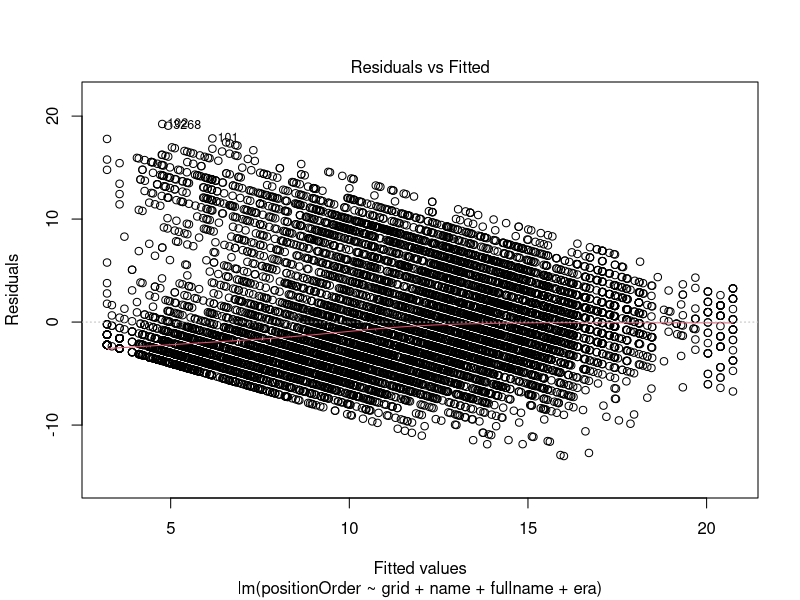
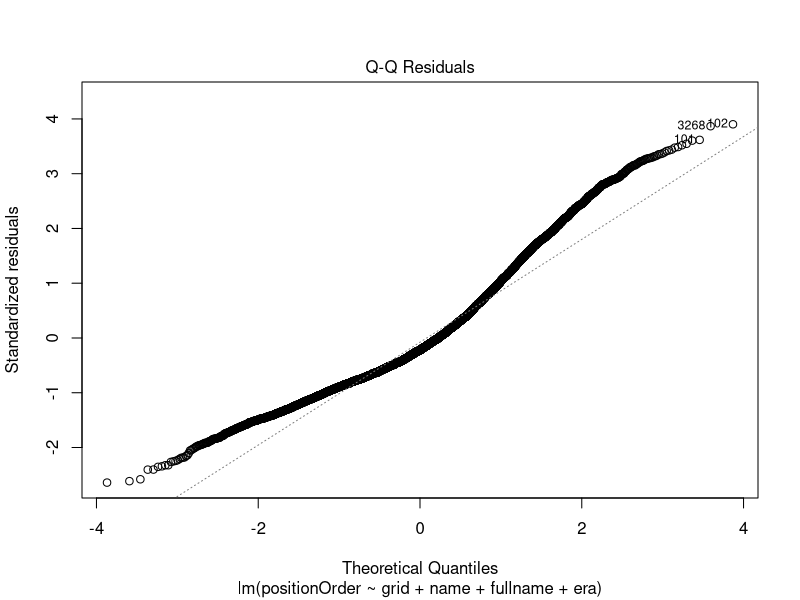
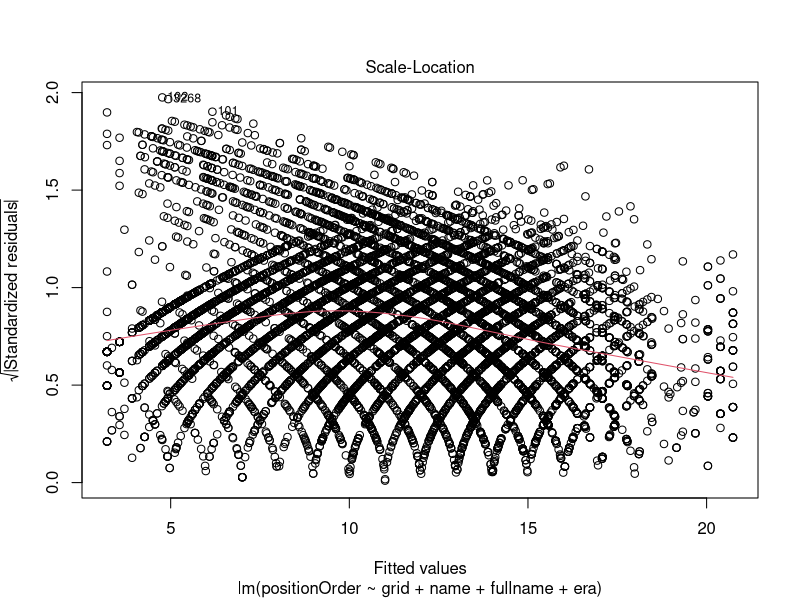
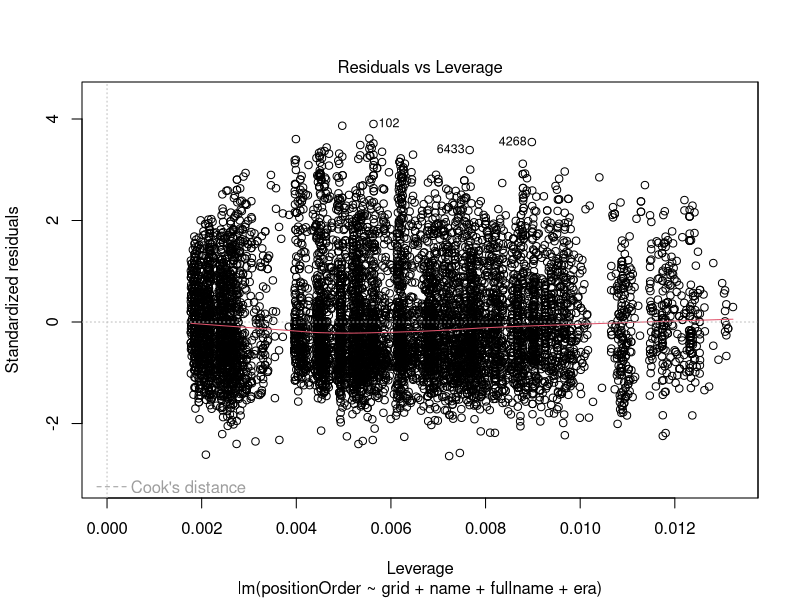
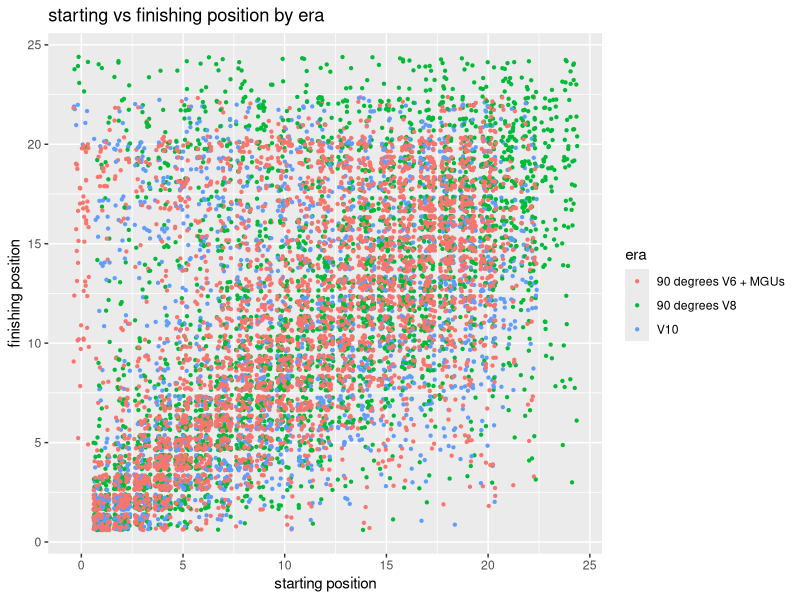
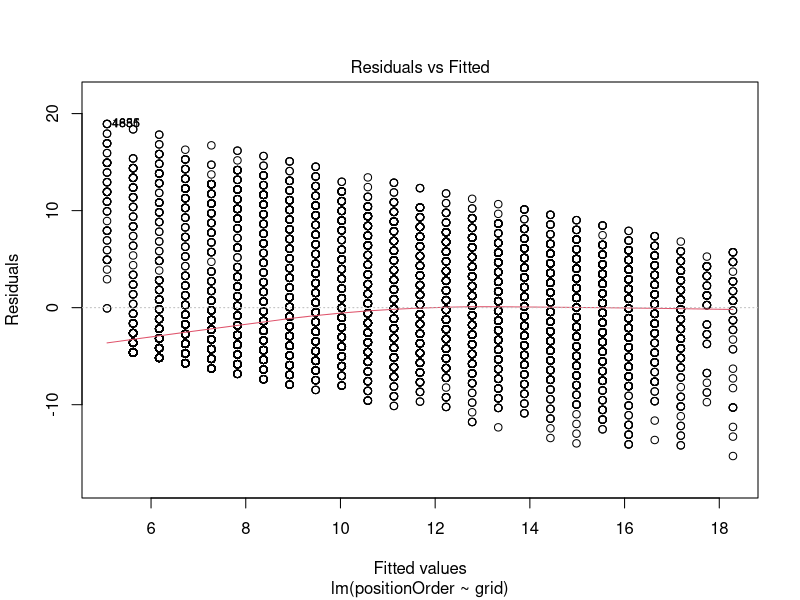
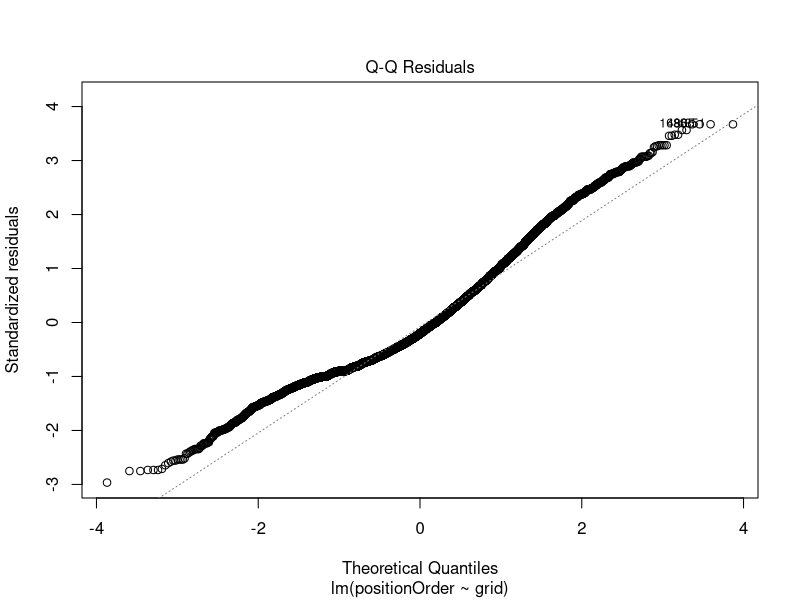
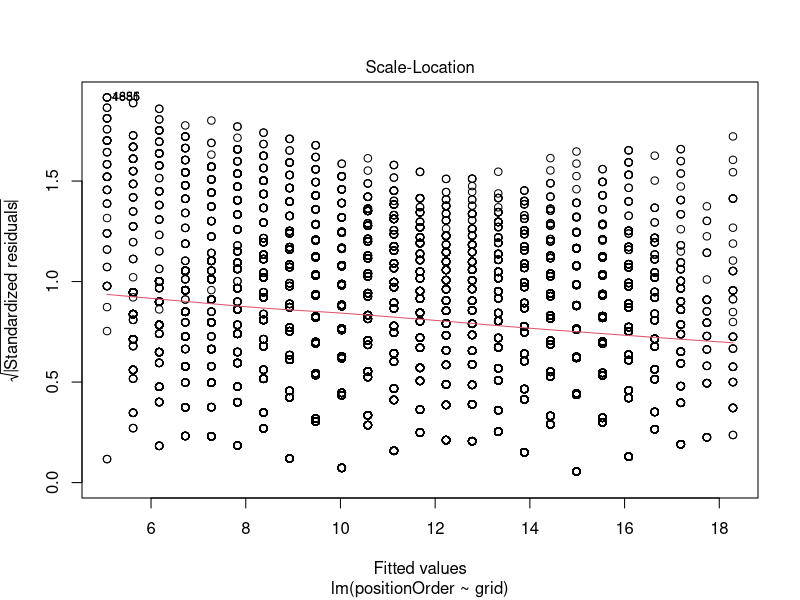

Here is the R script that generated these plots, in order:
## ---- chunk 1
knitr::opts_knit$set(root.dir = '/Users/santigtz/Desktop/SMU_D.S./Semester_2/6372-AppliedStatistics/Project_1/F1ParametricModeling')
## ---- chunk 2
knitr::opts_chunk$set(echo = TRUE)

library(dplyr)
library(ggplot2)
library(caret)
library(class)
## ---- chunk 3
F1DataFrame = read.csv("ModelingData/F1ModelingCustomCategoricalVariables.csv")

head(F1DataFrame)
## ---- chunk 4
modelVariables = c('positionOrder', 'grid', 'name', 'fullname', 'era')
modelDataframe = F1DataFrame[, modelVariables]

set.seed(4)

trainingIndices = sample(c(1:dim(modelDataframe)[1]), dim(modelDataframe)[1]*0.8)

trainingDataframe = modelDataframe[trainingIndices,]
testingDataframe = modelDataframe[-trainingIndices,]
## ---- chunk 5
mymodel<-lm(positionOrder ~ grid + name + fullname + era, data = F1DataFrame)
par(mfrow = c(1,1))
plot(mymodel)
## ---- chunk 6
summary(mymodel)
## ---- chunk 7
mymodel<-lm(positionOrder ~ grid, data = F1DataFrame)

ggplot(data = F1DataFrame, aes(x = grid, y = positionOrder, colour = era)) + 
  geom_point(position = "jitter", size = .8) +
  labs(title="starting vs finishing position by era", 
     y="finishing position", 
     x="starting position")
## ---- chunk 8
mymodel<-lm(positionOrder ~ grid, data = F1DataFrame)
par(mfrow = c(1,1))
plot(mymodel)
## ---- chunk 9
mymodel<-lm(positionOrder ~ grid + name + fullname + era + grid:era, data = F1DataFrame)
par(mfrow = c(1,1))
plot(mymodel)
## ---- chunk 10
summary(mymodel)
## ---- chunk 11
F1DataFrame = F1DataFrame %>% filter(F1DataFrame$year >= "2000")
mymodel = lm(positionOrder ~ grid + name + fullname + era + grid:era, data = F1DataFrame)
simpleModel = lm(positionOrder ~ grid, data = F1DataFrame)
par(mfrow = c(1,1))
plot(mymodel)
## ---- chunk 12
summary(mymodel)
## ---- chunk 13
summary(simpleModel)
## ---- chunk 14
V10plot = F1DataFrame %>% filter(F1DataFrame$era == "V10") %>% ggplot(aes(x = grid, y = positionOrder, colour = era)) + 
  geom_point(position = "jitter", size = .8) +
  labs(title="starting vs finishing position by era", 
     y="finishing position", 
     x="starting position")

V8plot = F1DataFrame %>% filter(F1DataFrame$era == "90 degrees V8") %>% ggplot(aes(x = grid, y = positionOrder, colour = era)) + 
  geom_point(position = "jitter", size = .8) +
  labs(title="starting vs finishing position by era", 
     y="finishing position", 
     x="starting position")

V8KERSplot = F1DataFrame %>% filter(F1DataFrame$era == "90 degrees V8 + KERS") %>% ggplot(aes(x = grid, y = positionOrder, colour = era)) + 
  geom_point(position = "jitter", size = .8) +
  labs(title="starting vs finishing position by era", 
     y="finishing position", 
     x="starting position")

V8MGUsplot = F1DataFrame %>% filter(F1DataFrame$era == "90 degrees V6 + MGUs") %>% ggplot(aes(x = grid, y = positionOrder, colour = era)) + 
  geom_point(position = "jitter", size = .8) +
  labs(title="starting vs finishing position by era", 
     y="finishing position", 
     x="starting position")

V10plot
V8plot
V8KERSplot
V8MGUsplot
## ---- chunk 15
set.seed(1234)
fitControl<-trainControl(method="repeatedcv",number=10,repeats=1)
knn.fit<-train(positionOrder~.,
               data=modelDataframe,
               method="knn",
               trControl=fitControl,
               tuneGrid=expand.grid(k=c(1:10,20,30))
               )
knn.fit
